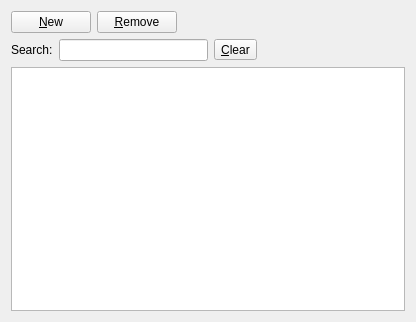
<?xml version="1.0" encoding="UTF-8"?>
<ui version="4.0">
 <class>page</class>
 <widget class="QWidget" name="page">
  <property name="geometry">
   <rect>
    <x>0</x>
    <y>0</y>
    <width>416</width>
    <height>322</height>
   </rect>
  </property>
  <property name="windowTitle">
   <string>Page</string>
  </property>
  <layout class="QGridLayout" name="gridLayout">
   <item row="0" column="0">
    <layout class="QVBoxLayout" name="verticalLayout">
     <item>
      <layout class="QHBoxLayout" name="horizontalLayout">
       <item>
        <widget class="QPushButton" name="newPB">
         <property name="text">
          <string>&amp;New</string>
         </property>
        </widget>
       </item>
       <item>
        <widget class="QPushButton" name="removePB">
         <property name="text">
          <string>&amp;Remove</string>
         </property>
        </widget>
       </item>
       <item>
        <spacer name="horizontalSpacer">
         <property name="orientation">
          <enum>Qt::Horizontal</enum>
         </property>
         <property name="sizeHint" stdset="0">
          <size>
           <width>40</width>
           <height>20</height>
          </size>
         </property>
        </spacer>
       </item>
      </layout>
     </item>
     <item>
      <layout class="QHBoxLayout" name="horizontalLayout_2">
       <item>
        <widget class="QLabel" name="searchLB">
         <property name="text">
          <string>Search:</string>
         </property>
        </widget>
       </item>
       <item>
        <widget class="QLineEdit" name="searchLE"/>
       </item>
       <item>
        <widget class="QToolButton" name="clearSearchPB">
         <property name="text">
          <string>&amp;Clear</string>
         </property>
        </widget>
       </item>
       <item>
        <spacer name="horizontalSpacer_2">
         <property name="orientation">
          <enum>Qt::Horizontal</enum>
         </property>
         <property name="sizeHint" stdset="0">
          <size>
           <width>40</width>
           <height>20</height>
          </size>
         </property>
        </spacer>
       </item>
      </layout>
     </item>
     <item>
      <widget class="Akonadi::EntityTreeView" name="treeView">
       <property name="sizePolicy">
        <sizepolicy hsizetype="Expanding" vsizetype="Expanding">
         <horstretch>1</horstretch>
         <verstretch>0</verstretch>
        </sizepolicy>
       </property>
       <property name="minimumSize">
        <size>
         <width>300</width>
         <height>0</height>
        </size>
       </property>
       <property name="editTriggers">
        <set>QAbstractItemView::NoEditTriggers</set>
       </property>
      </widget>
     </item>
    </layout>
   </item>
  </layout>
 </widget>
 <customwidgets>
  <customwidget>
   <class>Akonadi::EntityTreeView</class>
   <extends>QTreeView</extends>
   <header location="global">akonadi/entitytreeview.h</header>
  </customwidget>
 </customwidgets>
 <resources/>
 <connections/>
</ui>
